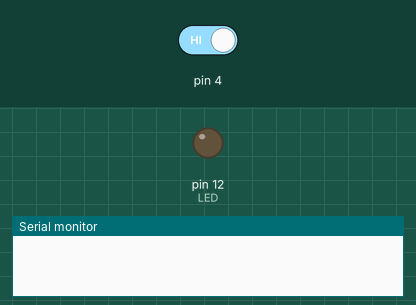
The sketch below on a simulated Arduino Uno, built with avr-gcc and run on an emulated ATmega328P. Shown: output pins drawn as LEDs (lit = HIGH), the last lines printed to the serial monitor. The inputs (shaded band) are chosen by the test bench; at power-on: pin 4 HIGH.

Above: at 1.2 s.
1.3 s: pin 4 driven LOW
At 2.5 s:
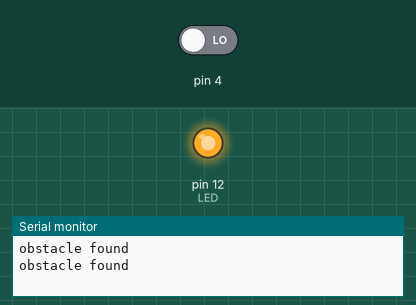
2.8 s: pin 4 driven HIGH
At 4.2 s:
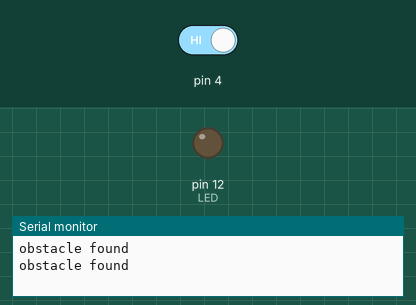
Timing chart, 0 to 5.8 s (numbered marks = the images above; inputs shaded):
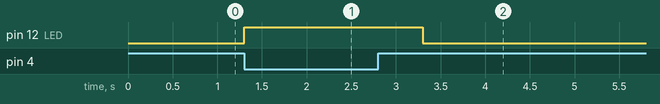

Measured:
- after the input at 1.3 s, pin 12 (LED): LOW → HIGH at once
- after the input at 2.8 s, pin 12 (LED): HIGH → LOW after 0.50 s

The sketch:

ir_test.ino
```cpp
void setup() {
  // put your setup code here, to run once:
  Serial.begin(9600);
pinMode(4,INPUT);
pinMode(12,OUTPUT);//LED
}

void loop() {
  // put your main code here, to run repeatedly:
if(digitalRead(4)==LOW){
  digitalWrite(12,HIGH);
  Serial.println("obstacle found");
  delay(1000);
}
else{
  digitalWrite(12,LOW);
}
}
```
